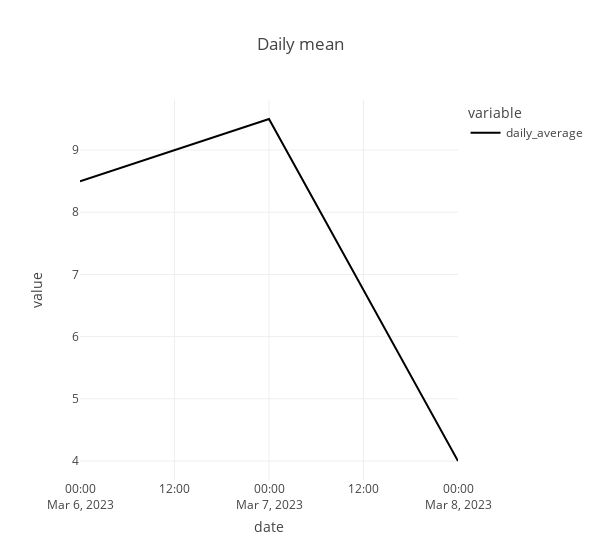

The notebook cell saved with this chart:
### Code cell
# |exporti
import plotly.express as px

df_daily = df.mean(axis="columns").rename("daily_average")
fig = px.line(df_daily, title="Daily mean", width=600)
st.write(fig)

### Figure 1 — Plotly figure (JSON) as saved in the notebook; plotly's stock layout.template omitted (floating-point values rounded to 4 significant figures)
{"data": [{"hovertemplate": "variable=daily_average<br>date=%{x}<br>value=%{y}<extra></extra>", "legendgroup": "daily_average", "line": {"color": "#000001", "dash": "solid"}, "marker": {"symbol": "circle"}, "mode": "lines", "name": "daily_average", "orientation": "v", "showlegend": true, "type": "scatter", "x": ["2023-03-06T00:00:00", "2023-03-07T00:00:00", "2023-03-08T00:00:00"], "xaxis": "x", "y": [8.5, 9.5, 4], "yaxis": "y"}], "layout": {"legend": {"title": {"text": "variable"}, "tracegroupgap": 0}, "title": {"text": "Daily mean"}, "width": 600, "xaxis": {"anchor": "y", "domain": [0, 1], "title": {"text": "date"}}, "yaxis": {"anchor": "x", "domain": [0, 1], "title": {"text": "value"}}}}
